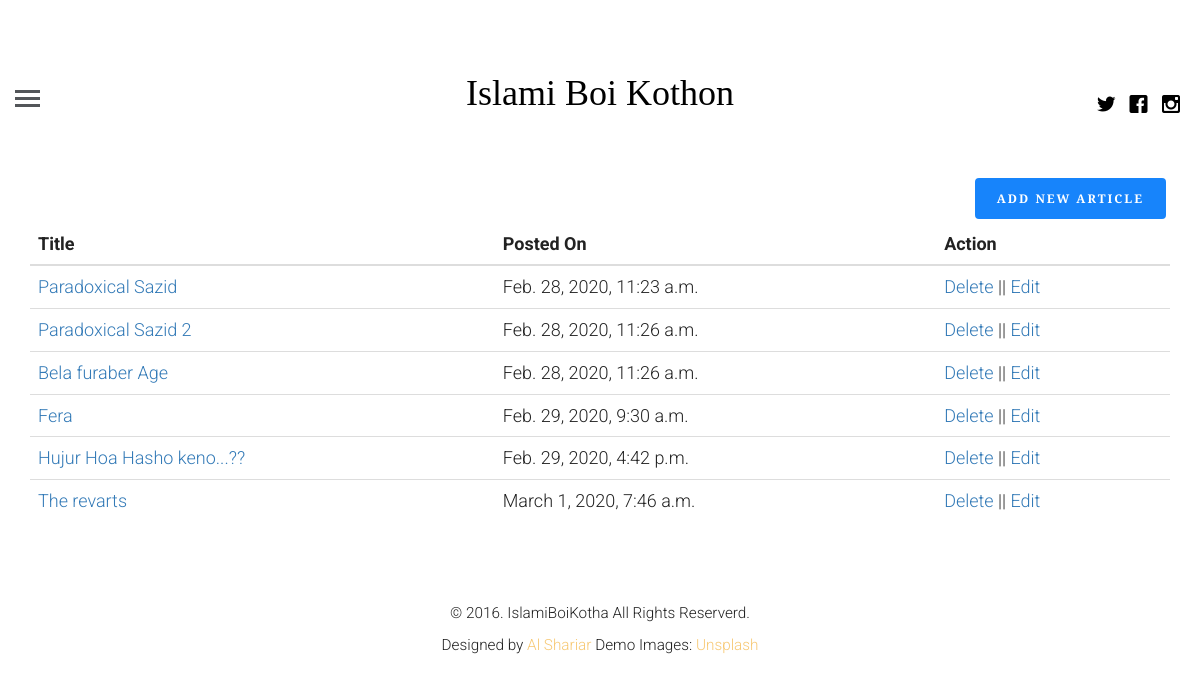
The app's page /profile/ (signed in), older data.
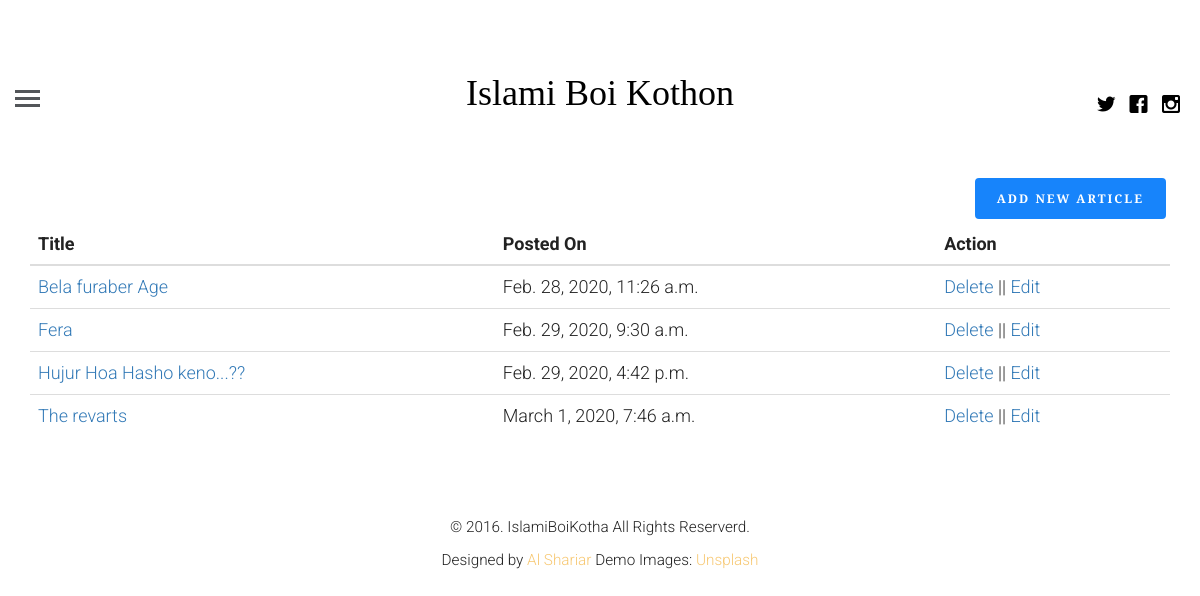
The same page, newer data.
### blog/models.py (models this page shows, shortened)
class Article(models.Model):
    article_author = models.ForeignKey(Author, on_delete=models.CASCADE)
    title = models.CharField(max_length=200)
    body = RichTextUploadingField()
    image = models.FileField()
    category = models.ForeignKey(Category, on_delete=models.CASCADE)
    posted_on = models.DateTimeField(auto_now=False, auto_now_add=True)
    updated_on = models.DateTimeField(auto_now=True, auto_now_add=False)

### blog/views.py (the view, shortened to what this page needs)
# urls.py: path('profile/', views.getprofile, name="profile"),
def getprofile(request):
    if request.user.is_authenticated:
        user = get_object_or_404(User, id=request.user.id)
        author_profile = Author.objects.filter(name=user.id)
        if author_profile:
            author_user = get_object_or_404(Author, name=request.user.id)
            posts = Article.objects.filter(article_author=author_user.id)
            return render(request, 'blog/logged_in_profile.html', context={'posts':posts,'user':author_user})
    else:
        return redirect('login')

### blog/templates/blog/logged_in_profile.html (shortened to what this page needs)
{% extends 'blog/base.html' %}
{% load static %}
  {% block content %}
  <div class="container">
        <a href="{% url 'create' %}" class="btn btn-info pull pull-right">Add new article</a>
    <table class="table">
        <thead>
          <tr>
            <th scope="col">Title</th>
            <th scope="col">Posted On</th>
            <th scope="col">Action</th>
          </tr>
        </thead>
        <tbody>
        {% for post in posts %}
          <tr>
            <td><a class="text-primary" href="{% url 'single_post' id=post.id %}">{{ post.title }}</a></td>
            <td>{{ post.posted_on }}</td>
            <td><a class="text-primary" href="{% url 'delete' id=post.id %}">Delete</a> || <a class="text-primary" href="{% url 'update' id=post.id %}">Edit</a></td>
          </tr>
        {% endfor %}
        </tbody>
      </table>
    </div>
	{% endblock content %}

Row changes from the older to the newer data that the page shows:
removed Article: title "Paradoxical Sazid", posted_on "Feb. 28, 2020, 11:23 a.m."
removed Article: title "Paradoxical Sazid 2", posted_on "Feb. 28, 2020, 11:26 a.m."
